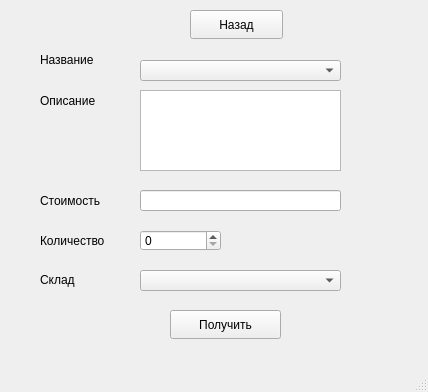
<?xml version="1.0" encoding="UTF-8"?>
<ui version="4.0">
 <class>ReceivingWindow</class>
 <widget class="QMainWindow" name="ReceivingWindow">
  <property name="geometry">
   <rect>
    <x>0</x>
    <y>0</y>
    <width>428</width>
    <height>392</height>
   </rect>
  </property>
  <property name="windowTitle">
   <string>АС &quot;Склад товаров компьютерных компонентов&quot;</string>
  </property>
  <widget class="QWidget" name="centralwidget">
   <widget class="QLabel" name="label">
    <property name="geometry">
     <rect>
      <x>40</x>
      <y>49</y>
      <width>91</width>
      <height>21</height>
     </rect>
    </property>
    <property name="text">
     <string>Название</string>
    </property>
   </widget>
   <widget class="QLabel" name="label_2">
    <property name="geometry">
     <rect>
      <x>40</x>
      <y>90</y>
      <width>91</width>
      <height>21</height>
     </rect>
    </property>
    <property name="text">
     <string>Описание</string>
    </property>
   </widget>
   <widget class="QTextEdit" name="productDescription">
    <property name="geometry">
     <rect>
      <x>140</x>
      <y>90</y>
      <width>201</width>
      <height>81</height>
     </rect>
    </property>
   </widget>
   <widget class="QLineEdit" name="productCost">
    <property name="geometry">
     <rect>
      <x>140</x>
      <y>190</y>
      <width>201</width>
      <height>21</height>
     </rect>
    </property>
   </widget>
   <widget class="QLabel" name="label_3">
    <property name="geometry">
     <rect>
      <x>40</x>
      <y>190</y>
      <width>91</width>
      <height>21</height>
     </rect>
    </property>
    <property name="text">
     <string>Стоимость</string>
    </property>
   </widget>
   <widget class="QSpinBox" name="productAmmount">
    <property name="geometry">
     <rect>
      <x>140</x>
      <y>230</y>
      <width>81</width>
      <height>21</height>
     </rect>
    </property>
   </widget>
   <widget class="QLabel" name="label_4">
    <property name="geometry">
     <rect>
      <x>40</x>
      <y>230</y>
      <width>91</width>
      <height>21</height>
     </rect>
    </property>
    <property name="text">
     <string>Количество</string>
    </property>
   </widget>
   <widget class="QComboBox" name="productWarehouse">
    <property name="geometry">
     <rect>
      <x>140</x>
      <y>270</y>
      <width>201</width>
      <height>21</height>
     </rect>
    </property>
   </widget>
   <widget class="QLabel" name="label_5">
    <property name="geometry">
     <rect>
      <x>40</x>
      <y>270</y>
      <width>63</width>
      <height>20</height>
     </rect>
    </property>
    <property name="text">
     <string>Склад</string>
    </property>
   </widget>
   <widget class="QPushButton" name="goBackButton">
    <property name="geometry">
     <rect>
      <x>190</x>
      <y>10</y>
      <width>93</width>
      <height>29</height>
     </rect>
    </property>
    <property name="text">
     <string>Назад</string>
    </property>
   </widget>
   <widget class="QComboBox" name="productInput">
    <property name="geometry">
     <rect>
      <x>140</x>
      <y>60</y>
      <width>201</width>
      <height>21</height>
     </rect>
    </property>
   </widget>
   <widget class="QPushButton" name="addReceivingButton">
    <property name="geometry">
     <rect>
      <x>170</x>
      <y>310</y>
      <width>111</width>
      <height>29</height>
     </rect>
    </property>
    <property name="text">
     <string>Получить</string>
    </property>
   </widget>
  </widget>
  <widget class="QMenuBar" name="menubar">
   <property name="geometry">
    <rect>
     <x>0</x>
     <y>0</y>
     <width>428</width>
     <height>26</height>
    </rect>
   </property>
  </widget>
  <widget class="QStatusBar" name="statusbar"/>
 </widget>
 <resources/>
 <connections/>
</ui>
